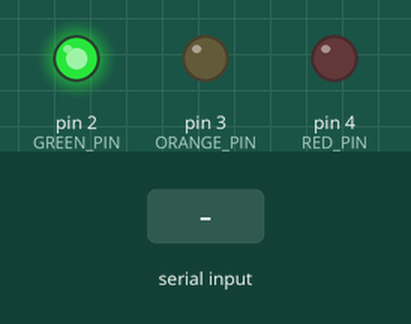
This sketch was run on a simulated Arduino Uno, built with avr-gcc and run on an emulated ATmega328P. On the bench: output pins drawn as LEDs (lit = HIGH). The test bench sets the inputs (shaded band). No radio packets arrive unless stated.

Above: at 1.2 s.
1.3 s: "red\n" received over Serial
At 2.5 s:
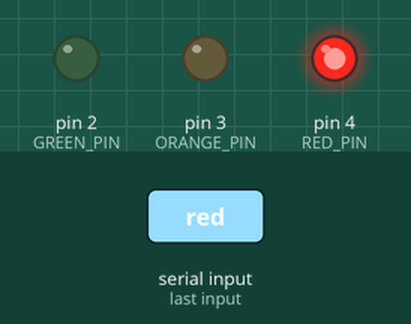
2.8 s: "orange\n" received over Serial
At 4.0 s:
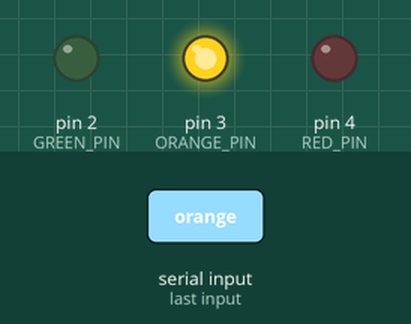
5.8 s: "green\n" received over Serial
At 6.2 s:
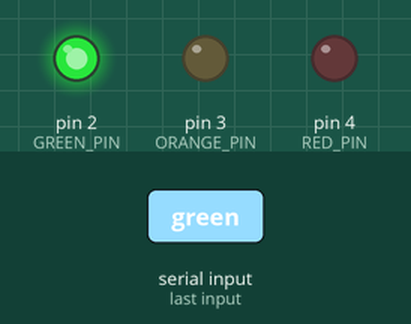
Timing chart, 0 to 8.3 s (numbered marks = the images above; inputs shaded):
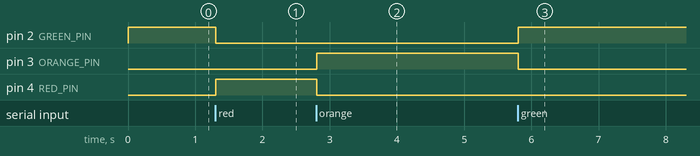

Measured:
- after the input at 1.3 s, pin 2 (GREEN_PIN): HIGH → LOW at once; pin 4 (RED_PIN): LOW → HIGH at once
- after the input at 2.8 s, pin 3 (ORANGE_PIN): LOW → HIGH at once; pin 4 (RED_PIN): HIGH → LOW at once
- after the input at 5.8 s, pin 2 (GREEN_PIN): LOW → HIGH at once; pin 3 (ORANGE_PIN): HIGH → LOW at once

The sketch:

newController.ino.ino
```cpp
#include "SPI.h"
#include "nRF24L01.h"
#include "RF24.h"

RF24 radio(9, 8);


byte GREEN_PIN = 2;
byte ORANGE_PIN = 3;
byte RED_PIN = 4;
String color;
char emerg = 'n';
int times_sent = 0;
unsigned long int emerg_vehicle_prev_time;
bool is_coming;


typedef struct {
    double lat;
    double lng;
} Point;

typedef struct {
    int num_points;
    Point* points;
} Polygon;

Point polygon[] = {
      {37.960577, 23.730252},
      {37.960654, 23.730751},
      {37.959852, 23.730482},
      {37.959981, 23.730981}
  };


struct dataStruct{
  double latitude;
  double longitude;
} gpsData;


void setup() {
   Serial.begin(9600);
   pinMode(GREEN_PIN, OUTPUT);
   pinMode(ORANGE_PIN, OUTPUT);
   pinMode(RED_PIN, OUTPUT);
   digitalWrite(GREEN_PIN, HIGH);
   digitalWrite(ORANGE_PIN, LOW);
   digitalWrite(RED_PIN, LOW);

   color = "";


  //  Setup receiver radio
  radio.begin();
  radio.openReadingPipe(1, 0xF0F0F0F0E1LL);
  radio.setChannel(0x76);
  radio.setPALevel(RF24_PA_MAX);
  radio.setDataRate(RF24_250KBPS);
  radio.startListening();
  radio.enableDynamicPayloads();
  radio.powerUp();

  emerg_vehicle_prev_time = millis();


}

void loop() {
    if (Serial.available() > 0){
      color = Serial.readStringUntil('\n');
//      Serial.println(color);
      Serial.flush();
      Serial.end();   /*end serial communication*/
      Serial.begin(9600);  /*clear serial buffer*/
    }

   if (color == "green"){
      digitalWrite(GREEN_PIN, HIGH);
      digitalWrite(ORANGE_PIN, LOW);
      digitalWrite(RED_PIN, LOW);
   }

   if (color == "red"){
      digitalWrite(GREEN_PIN, LOW);
      digitalWrite(ORANGE_PIN, LOW);
      digitalWrite(RED_PIN, HIGH);
   }

   if (color == "orange"){
      digitalWrite(GREEN_PIN, LOW);
      digitalWrite(ORANGE_PIN, HIGH);
      digitalWrite(RED_PIN, LOW);
   }

      if (radio.available()){

//          radio.read(&emerg, sizeof(emerg));
          radio.read(&gpsData, sizeof(gpsData));
          emerg = 'b';

//          // if gps coords are inside the desired polygon
//          Point p = { gpsData.latitude, gpsData.longitude };
//          int n = sizeof(polygon) / sizeof(Point);
//
//          if (is_inside_polygon(p, polygon, n)){
//            emerg = 'b';
//          }
//          else {
//            emerg = 'n';
//          }

          if (emerg == 'b') {
            emerg_vehicle_prev_time = millis();

            if (times_sent == 0) {
              Serial.println(emerg);
              times_sent = 1;
             }
           }

      }
//        Serial.println(emerg_vehicle_prev_time);
        // if 5 seconds have passed since you last got an indication of emergency
        if (emerg== 'b' && (signed long)(millis() - emerg_vehicle_prev_time) >= 5000) {
          emerg = 'n';
          Serial.println(emerg);
          times_sent = 0;
        }
}


int winding_number(Point p, Point* polygon, int n) {
    int wn = 0;
    for (int i = 0; i < n; i++) {
        Point p1 = polygon[i];
        Point p2 = polygon[(i + 1) % n];
        if (p1.lat <= p.lat) {
            if (p2.lat > p.lat && (p2.lng - p1.lng) * (p.lat - p1.lat) > (p2.lat - p1.lat) * (p.lng - p1.lng)) {
                wn++;
            }
        } else {
            if (p2.lat <= p.lat && (p2.lng - p1.lng) * (p.lat - p1.lat) < (p2.lat - p1.lat) * (p.lng - p1.lng)) {
                wn--;
            }
        }
    }
    return wn;
}

// Checks if the given point is inside the given polygon
int is_inside_polygon(Point p, Point* polygon, int n) {
    int wn = winding_number(p, polygon, n);
    return wn != 0;
}
```
